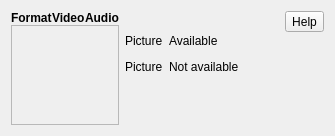
          <widget class="QWidget" name="tabAvailable">
           <attribute name="icon">
            <iconset resource="screencast.qrc">
             <normaloff>:/pictures/screencast/supported-formats.png</normaloff>:/pictures/screencast/supported-formats.png</iconset>
           </attribute>
           <attribute name="title">
            <string notr="true"/>
           </attribute>
           <layout class="QHBoxLayout" name="horizontalLayout_11" stretch="1,0,0">
            <item>
             <layout class="QVBoxLayout" name="verticalLayout_6">
              <property name="spacing">
               <number>0</number>
              </property>
              <item>
               <layout class="QGridLayout" name="gridLayout">
                <item row="0" column="0" alignment="Qt::AlignHCenter">
                 <widget class="QLabel" name="label_4">
                  <property name="font">
                   <font>
                    <bold>true</bold>
                   </font>
                  </property>
                  <property name="text">
                   <string>Format</string>
                  </property>
                 </widget>
                </item>
                <item row="0" column="1" alignment="Qt::AlignHCenter">
                 <widget class="QLabel" name="label_2">
                  <property name="font">
                   <font>
                    <bold>true</bold>
                   </font>
                  </property>
                  <property name="text">
                   <string>Video</string>
                  </property>
                 </widget>
                </item>
                <item row="0" column="2" alignment="Qt::AlignHCenter">
                 <widget class="QLabel" name="label">
                  <property name="font">
                   <font>
                    <bold>true</bold>
                   </font>
                  </property>
                  <property name="text">
                   <string>Audio</string>
                  </property>
                 </widget>
                </item>
               </layout>
              </item>
              <item>
               <widget class="QScrollArea" name="scrollAreaAvailable">
                <property name="minimumSize">
                 <size>
                  <width>0</width>
                  <height>100</height>
                 </size>
                </property>
                <property name="widgetResizable">
                 <bool>true</bool>
                </property>
                <widget class="QWidget" name="scrollAreaWidgetContentsAvailable">
                 <property name="geometry">
                  <rect>
                   <x>0</x>
                   <y>0</y>
                   <width>495</width>
                   <height>424</height>
                  </rect>
                 </property>
                 <layout class="QGridLayout" name="gridLayoutAvailable">
                  <property name="leftMargin">
                   <number>0</number>
                  </property>
                  <property name="spacing">
                   <number>0</number>
                  </property>
                 </layout>
                </widget>
               </widget>
              </item>
             </layout>
            </item>
            <item>
             <layout class="QVBoxLayout" name="verticalLayout_12">
              <item>
               <layout class="QVBoxLayout" name="verticalLayout_8">
                <item>
                 <widget class="QLabel" name="label_5">
                  <property name="text">
                   <string notr="true"/>
                  </property>
                 </widget>
                </item>
               </layout>
              </item>
              <item>
               <layout class="QHBoxLayout" name="horizontalLayout_6">
                <item>
                 <widget class="QLabel" name="labelAvalible">
                  <property name="text">
                   <string notr="true">Picture</string>
                  </property>
                 </widget>
                </item>
                <item alignment="Qt::AlignLeft">
                 <widget class="QLabel" name="label_3">
                  <property name="text">
                   <string>Available</string>
                  </property>
                 </widget>
                </item>
                <item>
                 <spacer name="horizontalSpacer_4">
                  <property name="orientation">
                   <enum>Qt::Horizontal</enum>
                  </property>
                  <property name="sizeType">
                   <enum>QSizePolicy::Expanding</enum>
                  </property>
                  <property name="sizeHint" stdset="0">
                   <size>
                    <width>40</width>
                    <height>20</height>
                   </size>
                  </property>
                 </spacer>
                </item>
               </layout>
              </item>
              <item>
               <layout class="QHBoxLayout" name="horizontalLayout_9">
                <item>
                 <widget class="QLabel" name="labelNotAvailable">
                  <property name="text">
                   <string notr="true">Picture</string>
                  </property>
                 </widget>
                </item>
                <item>
                 <widget class="QLabel" name="label_6">
                  <property name="text">
                   <string>Not available</string>
                  </property>
                 </widget>
                </item>
                <item>
                 <spacer name="horizontalSpacer_23">
                  <property name="orientation">
                   <enum>Qt::Horizontal</enum>
                  </property>
                  <property name="sizeHint" stdset="0">
                   <size>
                    <width>40</width>
                    <height>20</height>
                   </size>
                  </property>
                 </spacer>
                </item>
               </layout>
              </item>
              <item>
               <spacer name="verticalSpacer_2">
                <property name="orientation">
                 <enum>Qt::Vertical</enum>
                </property>
                <property name="sizeHint" stdset="0">
                 <size>
                  <width>20</width>
                  <height>40</height>
                 </size>
                </property>
               </spacer>
              </item>
             </layout>
            </item>
            <item>
             <layout class="QVBoxLayout" name="verticalLayout_10">
              <item>
               <widget class="QToolButton" name="help_screencast_avalaible">
                <property name="toolTip">
                 <string>Help</string>
                </property>
                <property name="text">
                 <string notr="true">Help</string>
                </property>
               </widget>
              </item>
              <item>
               <spacer name="verticalSpacer_6">
                <property name="orientation">
                 <enum>Qt::Vertical</enum>
                </property>
                <property name="sizeHint" stdset="0">
                 <size>
                  <width>20</width>
                  <height>40</height>
                 </size>
                </property>
               </spacer>
              </item>
             </layout>
            </item>
           </layout>
          </widget>
